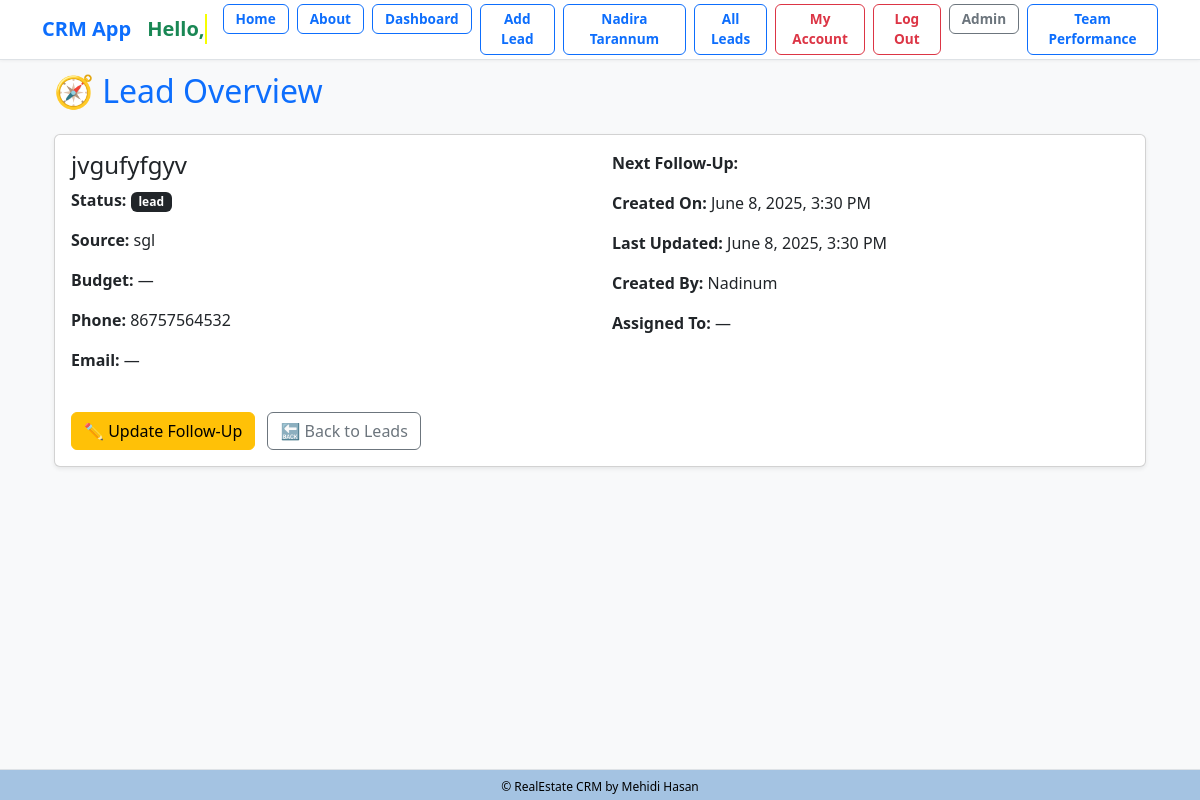
The page /lead/97/ (signed in) on the database as committed earlier.
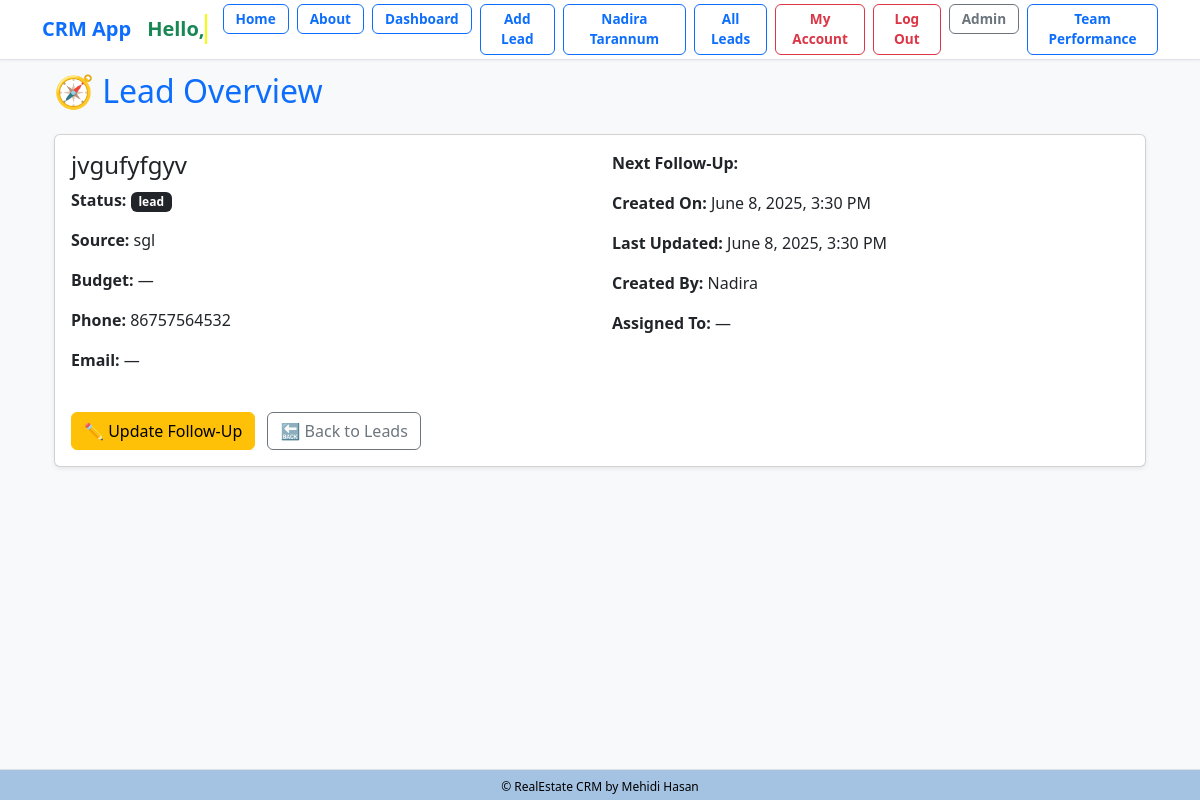
The same page on the database as committed later.
### lead/models.py (models this page shows, shortened)
class Lead(models.Model):
    LEAD_STAGE_CHOICES = (
        ('lead', 'Lead'),
        ('prospect', 'Prospect'),
        ('high_prospect', 'High Prospect'),
        ('sold_onboard', 'Sold/On-board'),
        ('hold', 'Hold'),
        ('lost', 'Lost'),
        ('junk', 'Junk'),
    )
    PROFESSION_CHOICES = (
        ('doctor', 'Doctor'),
        ('artist', 'Artist'),
        ('engineer', 'Engineer'),
        ('teacher', 'Teacher'),
        ('student', 'Student'),
        ('other', 'Other'),
    )
    PROJECT_CHOICES = (
        ('grand', 'Grand'),
        ('majestic', 'Majestic'),
        ('skyvilla', 'Skyvilla'),
        ('maxus', 'Maxus'),
        ('other', 'Other'),
    )
    PROPERTY_STATUS_CHOICES = (
        ('ready', 'Ready'),
        ('initial', 'Initial'),
        ('going', 'Going'),
    )
    PREFERRED_LOCATION_CHOICES = (
        ('banani', 'Banani'),
        ('gulshan', 'Gulshan'),
        ('badda', 'Badda'),
        ('dhanmondi', 'Dhanmondi'),
        ('other', 'Other'),
    )
    COMPANY_CHOICES = (
        ('rupayanhousing', 'Rupayan Housing'),
        ('rupayancityuttara', 'Rupayan City Uttara'),
        ('other', 'Other'),
    )
    INTERESTED_PROJECT_BUILDING_CHOICES = (
        ('grand-building-12', 'Grand Building 12'),
        ('majestic-building-5', 'Majestic Building 5'),
        ('skyvilla-building-3', 'Skyvilla Building 3'),
        ('maxus-building-8', 'Maxus Building 8'),
        ('other', 'Other'),
    )
    UNIT_SIZE_CHOICES = (
        ('2000-2500', '2000-2500 sqft'),
        ('200-300', '200-300 sqft'),
        ('300-400', '300-400 sqft'),
        ('2500-3000', '2500-3000 sqft'),
        ('3000-3500', '3000-3500 sqft'),
        ('3500-4000', '3500-4000 sqft'),
        ('4000+', '4000+ sqft'),
        ('other', 'Other'),
    )
    PREFERENCE_FLOOR = (
        ('1st', '1st Floor'),
        ('2nd', '2nd Floor'),
        ('3rd', '3rd Floor'),
        ('4th', '4th Floor'),
        ('5th', '5th Floor'),
        ('6th', '6th Floor'),
        ('7th', '7th Floor'),
        ('8th', '8th Floor'),
        ('9th', '9th Floor'),
        ('10th', '10th Floor'),
        ('11th', '11th Floor'),
        ('12th', '12th Floor'),
        ('13th', '13th Floor'),
        ('14th', '14th Floor'),
        ('15th', '15th Floor'),
    )
    FACING_CHOICES = (
        ('east', 'East'),
        ('west', 'West'),
        ('north', 'North'),
        ('south', 'South'),
        ('north-east', 'North-East'),
        ('north-west', 'North-West'),
        ('south-east', 'South-East'),
        ('south-west', 'South-West'),
        ('other', 'Other'),
    )
    VIEW_CHOICES = (
        ('road', 'Road'),
        ('park', 'Park'),
        ('lake', 'Lake'),
        ('city', 'City'),
        ('other', 'Other'),
    )
    BUDGET_CHOICES = (
        ('less-than-50-lakh', 'Less than 50 Lakh'),
        ('less-than-1-crore', 'Less than 1 Crore'),
        ('1-crore-to-2-crore', '1 Crore to 2 Crore'),
        ('2-crore-to-3-crore', '2 Crore to 3 Crore'),
        ('3-crore-to-4-crore', '3 Crore to 4 Crore'),
        ('4-crore-to-5-crore', '4 Crore to 5 Crore'),
        ('more-than-5-crore', 'More than 5 Crore'),
        ('other', 'Other'),
    )
    LEAD_SOURCE_CHOICES = (
        ('sgl', 'SGL'),
        ('walkin', 'Walk-in'),
        ('other', 'Other'),
    )
    SUB_SOURCE_CHOICES = (
        ('ownsource', 'Own Source'),
        ('referral', 'Referral'),
        ('doorto-door', 'Door to Door'),
        ('social-media', 'Social Media'),
        ('online-advertisement', 'Online Advertisement'),
        ('other', 'Other'),
    )
    TEAM_LEADER_CHOICES = (
        ('iktadul', 'Iktadul'),
        ('salman', 'Salman'),
        ('other', 'Other'),
    )
    FOLLOWUP_STATUS_CHOICES = (
        ('call', 'Call'),
        ('email', 'Email'),
        ('int Meeting', 'Int Meeting'),
        ('Ext Meeting', 'Ext Meeting'),
        ('project visit', 'Project Visit'),
        ('sold', 'Sold'),
        ('onboard', 'On-board'),
        ('junk', 'Junk'),
    )
    name = models.CharField("Name", max_length=50)
    team = models.ForeignKey(Team, on_delete=models.CASCADE, null=True, blank=True)
    phone = models.CharField(
    "Phone",
        max_length=11,
        unique=True,
        validators=[
            RegexValidator(
                regex=r'^\d{11}$',
                message='Phone number must contain only numbers.',
                code='invalid_phone'
            )
        ]
    )
    present_address = models.CharField("Present Address", max_length=20, choices=PREFERRED_LOCATION_CHOICES, blank=True, null=True)
    primaryemail = models.EmailField("Primary Email", max_length=254, blank=True, null=True)
    secondaryemail = models.EmailField("Secondary Email", blank=True, null=True)
    profession = models.CharField("Profession", max_length=20, choices=PROFESSION_CHOICES, blank=True, null=True)
    resident = models.CharField("Resident", max_length=100, blank=True, null=True)
    notes = models.TextField("Notes", blank=True, null=True)
    projecttype = models.CharField("Project Type", max_length=20, choices=PROJECT_CHOICES, blank=True, null=True)
    projectstatus = models.CharField("Project Status", max_length=20, choices=PROPERTY_STATUS_CHOICES, default='ready', blank=True, null=True)
    preferred_location = models.CharField("Preferred Location", max_length=20, choices=PREFERRED_LOCATION_CHOICES, blank=True, null=True)
    company = models.CharField("Company", max_length=20, choices=COMPANY_CHOICES, default="rupayancityuttara", null=True)
    interested_project_building = models.CharField("Interested Project Building", max_length=30, choices=INTERESTED_PROJECT_BUILDING_CHOICES, blank=True, null=True)
    unit_size = models.CharField("Unit Size", max_length=20, choices=UNIT_SIZE_CHOICES, blank=True, null=True)
    preference_floor = models.CharField("Preference Floor", max_length=20, choices=PREFERENCE_FLOOR, blank=True, null=True)
    facing = models.CharField("Facing", max_length=20, choices=FACING_CHOICES, blank=True, null=True)
    view = models.CharField("View", max_length=20, choices=VIEW_CHOICES, blank=True, null=True)
    budget = models.CharField("Budget", max_length=20, choices=BUDGET_CHOICES, blank=True, null=True)
    leadsource = models.CharField("Lead Source", max_length=20, choices=LEAD_SOURCE_CHOICES, default='sgl', blank=True, null=True)
    subsource = models.CharField("Sub Source", max_length=20, choices=SUB_SOURCE_CHOICES, default='ownsource',blank=True, null=True)
    teamleader = models.CharField("Team Leader", max_length=20, choices=TEAM_LEADER_CHOICES, default='iktadul',blank=True, null=True)
    description = models.TextField("Description", blank=True, null=True)
    converted_to_client = models.BooleanField("Converted to Client", default=False)
    created_at = models.DateTimeField("Created At", auto_now_add=True)
    modified_at = models.DateTimeField("Modified At", auto_now=True)
    followup_by = models.CharField("Follow Up By", max_length=50, choices=FOLLOWUP_STATUS_CHOICES, blank=True, null=True)
    lead_status = models.CharField("Lead Status", max_length=20, choices=LEAD_STAGE_CHOICES, default="lead", null=True)
    next_followup_by = models.CharField(max_length=20, choices=FOLLOWUP_STATUS_CHOICES, blank=True, null=True)
    next_followup_date = models.DateField("Next Follow Up Date", blank=True, null=True)
    modified_at = models.DateTimeField(auto_now=True)
    created_by = models.ForeignKey(User, related_name='leads', on_delete=models.CASCADE)
    transfer_to = models.ForeignKey(User, related_name='transferred_leads', on_delete=models.SET_NULL, null=True, blank=True)
    unique_id = models.CharField(max_length=255, unique=True, blank=True, null=True)

### dashboard/views.py (the view, shortened to what this page needs)
# urls.py: path('lead/<int:pk>/', views.lead_details, name='lead_details'),
@login_required
def lead_details(request, pk):
    if request.user.is_superuser:
        lead = get_object_or_404(Lead, pk=pk)
    followup_summary = Lead.objects.filter(
        next_followup_date__isnull=False
    ).values('next_followup_date').annotate(
        lead_count=Count('id')
    ).order_by('next_followup_date')
    if request.method == 'POST':
        form = AddLeadForm(request.POST, instance=lead)
        if form.is_valid():
            form.save()
            messages.success(request, 'Lead updated successfully.')
            return redirect('lead:leads_list')
    else:
        form = AddLeadForm(instance=lead)
    context = {
        'lead': lead,
        'form': form,
        'followup_summary': followup_summary,
    }
    return render(request, 'dashboard/leads_details.html', context)

### dashboard/templates/dashboard/leads_details.html (shortened to what this page needs)
{% extends "crm/base.html" %}
{% block content %}
<div class="container mt-4">
  <h2 class="text-primary mb-4">🧭 Lead Overview</h2>
  <div class="card shadow-sm mb-4">
    <div class="card-body">
      <div class="row g-4">
        <div class="col-md-6">
          <h4 class="card-title mb-2 text-dark">{{ lead.name }}</h4>
          <p><strong>Status:</strong>
            <span class="badge
              {% if lead.lead_status == 'Prospect' %}
                bg-secondary
              {% elif lead.lead_status == 'High Prospect' %}
                bg-primary
              {% elif lead.lead_status == 'Sold/On-board' %}
                bg-success
              {% else %}
                bg-dark
              {% endif %}">
              {{ lead.lead_status }}
            </span>
          </p>
          <p><strong>Source:</strong> {{ lead.leadsource|default:"—" }}</p>
          <p><strong>Budget:</strong> {{ lead.budget|default:"—" }}</p>
          <p><strong>Phone:</strong> {{ lead.phone|default:"—" }}</p>
          <p><strong>Email:</strong> {{ lead.email|default:"—" }}</p>
        </div>
        <div class="col-md-6">
          <p><strong>Next Follow-Up:</strong> {{ lead.next_followup_date|date:"F j, Y" }}</p>
          <p><strong>Created On:</strong> {{ lead.created_at|date:"F j, Y, g:i A" }}</p>
          <p><strong>Last Updated:</strong> {{ lead.modified_at|date:"F j, Y, g:i A" }}</p>
          <p><strong>Created By:</strong> {{ lead.created_by }}</p>
          <p><strong>Assigned To:</strong> {{ lead.assigned_to|default:"—" }}</p>
        </div>
      </div>
      <div class="mt-4">
        <a href="{% url 'lead:lead_change_history' lead.id %}" class="btn btn-warning">
          ✏️ Update Follow-Up
        </a>
        <a href="{% url 'lead:leads_list' %}" class="btn btn-outline-secondary ms-2">🔙 Back to Leads</a>
      </div>
    </div>
  </div>
</div>
{% endblock %}

Rows that differ between the two databases and show on the page:
changed Lead "jvgufyfgyv": created_by "Nadinum" → "Nadira"
